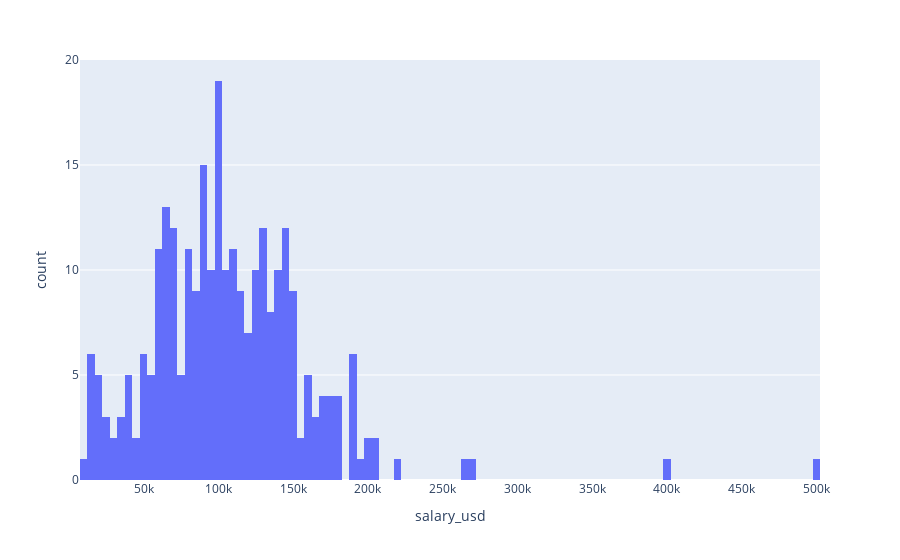

Source (notebook cell):
### Code cell
px.histogram(df, x='salary_usd', nbins=100)

### Figure 1 — Plotly figure (JSON) as saved in the notebook; plotly's stock layout.template omitted (floating-point values rounded to 4 significant figures; data arrays with more than 128 entries replaced by an {"elided": "..."} marker saying what was removed)
{"data": [{"alignmentgroup": "True", "bingroup": "x", "hovertemplate": "salary_usd=%{x}<br>count=%{y}<extra></extra>", "legendgroup": "", "marker": {"color": "#636efa", "pattern": {"shape": ""}}, "name": "", "nbinsx": 100, "offsetgroup": "", "orientation": "v", "showlegend": false, "type": "histogram", "x": {"elided": "297 float values"}, "xaxis": "x", "yaxis": "y"}], "layout": {"barmode": "relative", "legend": {"tracegroupgap": 0}, "margin": {"t": 60}, "xaxis": {"anchor": "y", "domain": [0, 1], "title": {"text": "salary_usd"}}, "yaxis": {"anchor": "x", "domain": [0, 1], "title": {"text": "count"}}}}
